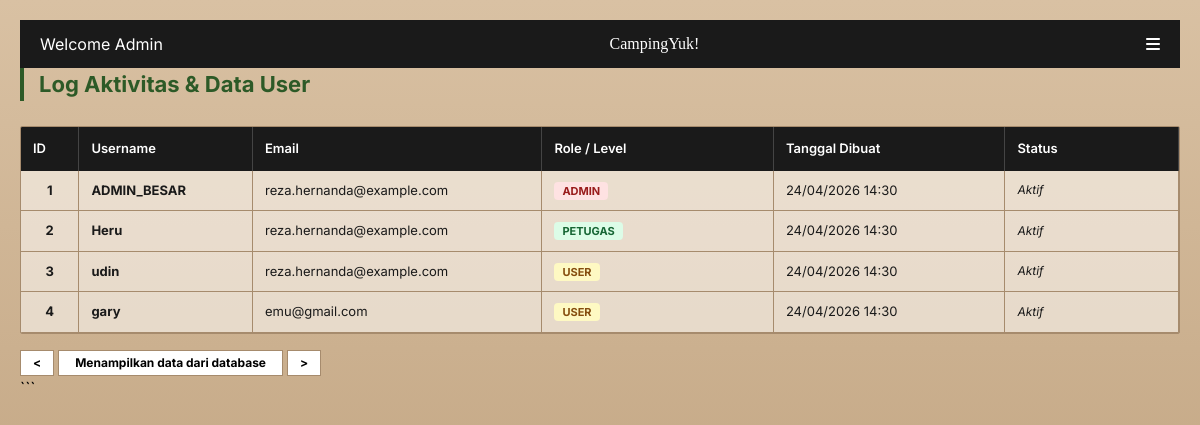
The app's page /view/view_admin/log_aktivitas.php (signed in), older data.
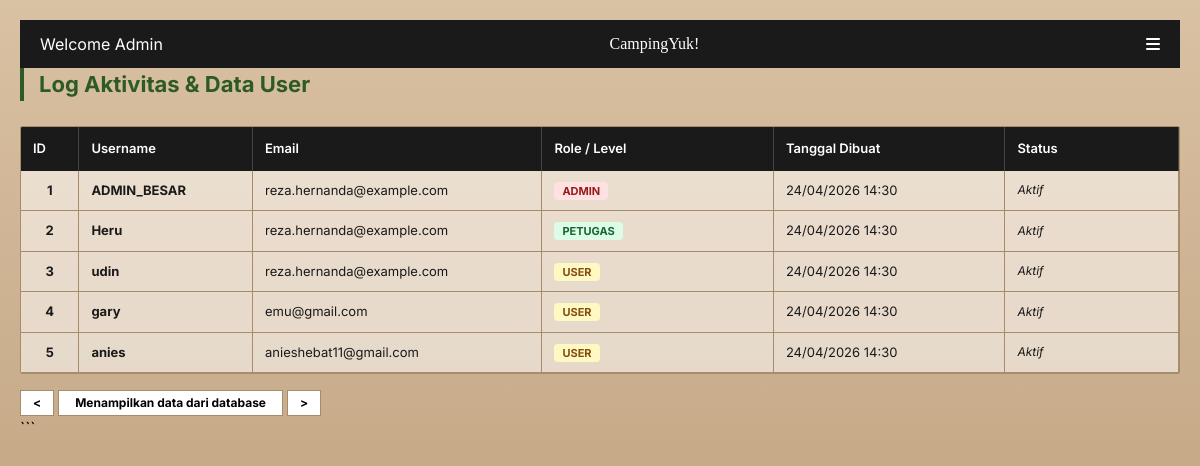
The same page, newer data.
### tables this page shows
CREATE TABLE `user` (
  `id_user` int(11) NOT NULL,
  `username` varchar(30) NOT NULL,
  `email` varchar(30) NOT NULL,
  `password` varchar(255) NOT NULL,
  `role` varchar(20) NOT NULL
);

### view/view_admin/log_aktivitas.php (the view, shortened to what this page needs)
<?php
$koneksi = mysqli_connect("localhost", "root", "", "peminjaman_alat");
$query = mysqli_query($koneksi, "SELECT * FROM user");
?>
<!DOCTYPE html>
<html lang="id">
<head>
    <script src="https://cdn.tailwindcss.com"></script>
    <link rel="stylesheet" href="https://cdnjs.cloudflare.com/ajax/libs/font-awesome/6.5.1/css/all.min.css">
</head>
<body>
    <?php include_once '../template/navbar.php'; ?>
<div class="max-w-7xl mx-auto">
    <div class="title-section">
        <h2 class="title-text">Log Aktivitas & Data User</h2>
    </div>
    </div>
    <div class="table-container">
        <div class="overflow-x-auto">
            <table class="erp-table">
                <thead>
                    <tr>
                        <th style="width: 5%">ID</th>
                        <th style="width: 15%">Username</th>
                        <th style="width: 25%">Email</th>
                        <th style="width: 20%">Role / Level</th>
                        <th style="width: 20%">Tanggal Dibuat</th>
                        <th style="width: 15%">Status</th>
                    </tr>
                </thead>
                <tbody id="userTableBody">
                <?php while ($data = mysqli_fetch_assoc($query)) { ?>
                    <tr>
                        <td class="font-bold text-center"><?= $data['id_user']; ?></td>
                        <td><span class="font-bold"><?= $data['username']; ?></span></td>
                        <td><?= $data['email']; ?></td>
                        <td>
                            <?php if ($data['role'] == 'admin') { ?>
                                <span class="role-badge role-admin">admin</span>
                            <?php } elseif ($data['role'] == 'petugas') { ?>
                                <span class="role-badge role-petugas">petugas</span>
                            <?php } else { ?>
                                <span class="role-badge role-user">user</span>
                            <?php } ?>
                        </td>
                        <td class="text-gray-700"><?= date('d/m/Y H:i'); ?></td>
                        <td class="italic text-xs text-green-700">Aktif</td>
                    </tr>
                <?php } ?>
                </tbody>
            </table>
        </div>
    </div>
    <div class="mt-4 flex gap-1 items-center">
        <button class="bg-white border border-[#a68b6d] px-3 py-1 text-xs font-bold hover:bg-gray-100">&lt;</button>
        <span class="text-xs px-4 py-1 bg-white border border-[#a68b6d] font-bold">Menampilkan data dari database</span>
        <button class="bg-white border border-[#a68b6d] px-3 py-1 text-xs font-bold hover:bg-gray-100">&gt;</button>
    </div>
</body>
</html>

Row changes from the older to the newer data that the page shows:
added user: id_user "5", username "anies", email "anieshebat11@gmail.com", role "USER"
